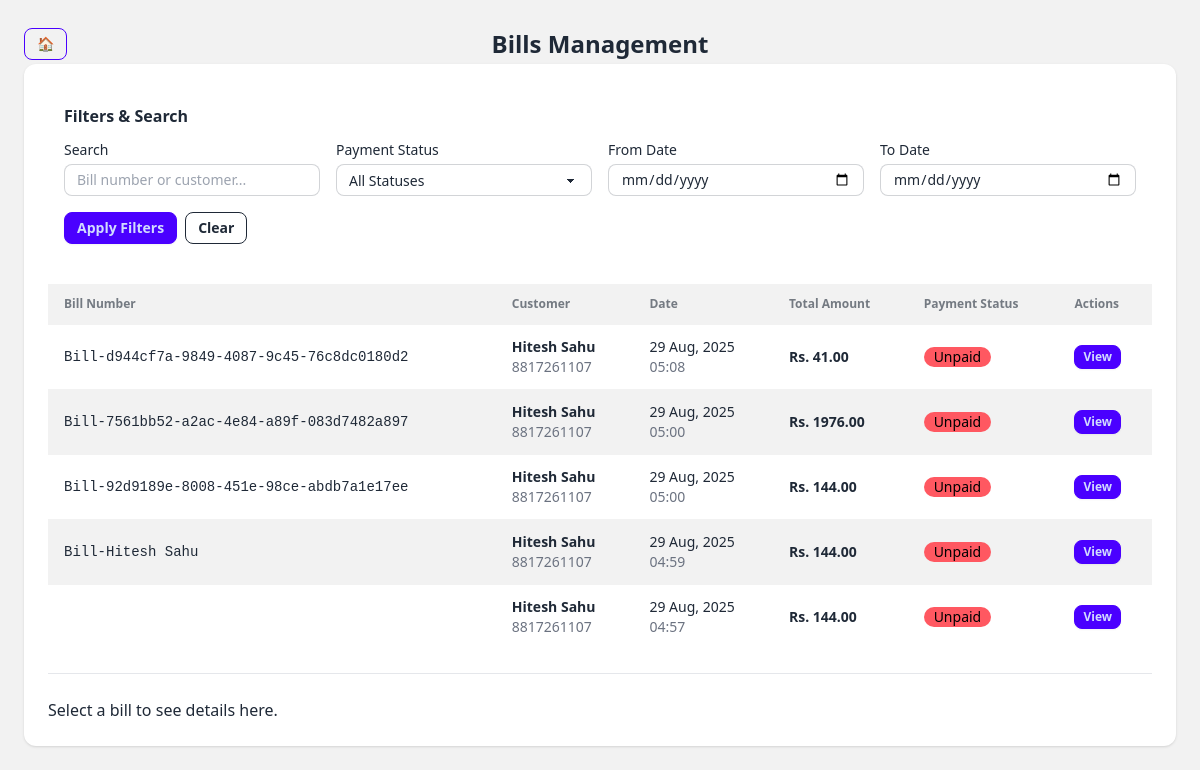
Before: /billing/bills/ with the older database file.
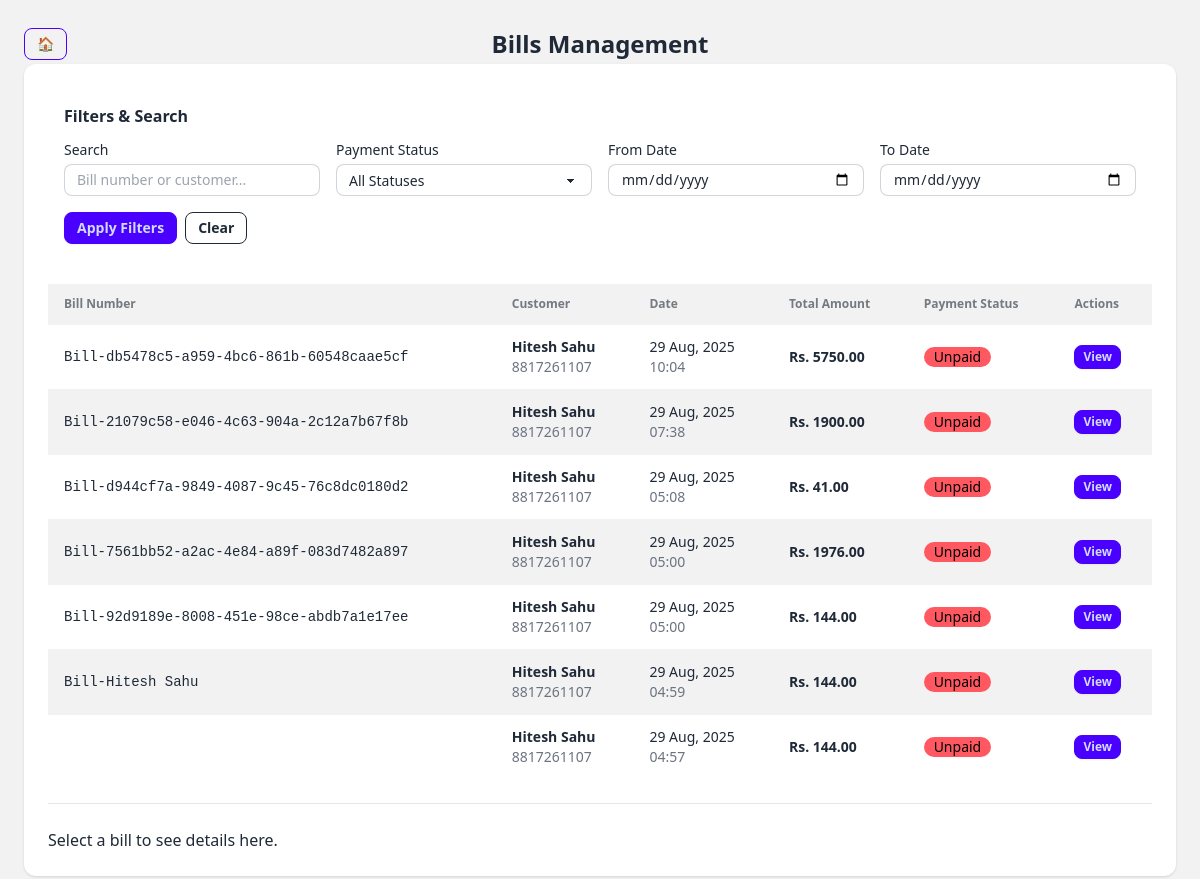
After: the same page with the newer database file.
### billing/models.py (models this page shows, shortened)
class Bill(models.Model):
    PAYMENT_STATUS = [
        ("Unpaid", "Unpaid"),
        ("Paid", "Paid"),
        ("Partial", "Partial"),
    ]
    customer = models.ForeignKey(Customer, on_delete=models.CASCADE)
    bill_number = models.CharField(max_length=20, unique=True)
    date = models.DateTimeField(auto_now_add=True)
    subtotal = models.DecimalField(max_digits=12, decimal_places=2, default=0)
    tax = models.DecimalField(max_digits=12, decimal_places=2, default=0)
    discount = models.DecimalField(max_digits=12, decimal_places=2, default=0)
    total_amount = models.DecimalField(max_digits=12, decimal_places=2)
    payment_status = models.CharField(max_length=20, choices=PAYMENT_STATUS, default="Unpaid")
    due_date = models.DateField(blank=True, null=True)
    notes = models.TextField(blank=True, null=True)

class Customer(models.Model):
    name = models.CharField(max_length=150)
    email = models.EmailField(blank=True, null=True)
    phone = models.CharField(max_length=15)
    address = models.TextField(blank=True, null=True)
    gst_number = models.CharField(max_length=20, blank=True, null=True)
    created_at = models.DateTimeField(auto_now_add=True)
    updated_at = models.DateTimeField(auto_now=True)

### billing/views.py (the view)
# urls.py: path('bills/', views.bills_list, name='bills_list'),
def bills_list(request):
    bills = Bill.objects.select_related('customer').all()
    search = request.GET.get('search')
    if search:
        bills = bills.filter(
            Q(bill_number__icontains=search) |
            Q(customer__name__icontains=search) |
            Q(customer__phone__icontains=search)
        )
    status = request.GET.get('status')
    if status:
        bills = bills.filter(payment_status=status)
    date_from = request.GET.get('date_from')
    date_to = request.GET.get('date_to')
    if date_from:
        bills = bills.filter(date__date__gte=date_from)
    if date_to:
        bills = bills.filter(date__date__lte=date_to)
    ordering = request.GET.get('ordering', '-date')  # Default sort by date descending
    if ordering:
        bills = bills.order_by(ordering)
    return render(request, "bill_list.html", {"bills": bills})

### billing/templates/bill_list.html (shortened to what the changed rows need)
{% load static %}
<!DOCTYPE html>
<html lang="en" data-theme="light">
<head>
    <link href="https://cdn.jsdelivr.net/npm/daisyui@4.12.10/dist/full.min.css" rel="stylesheet" />
    <script src="https://cdn.tailwindcss.com"></script>
</head>
<body class="p-6 bg-base-200">
    <div class="col-span-4 relative flex items-center">
        <h1 class="absolute left-1/2 -translate-x-1/2 text-2xl font-bold">
            Bills Management
        </h1>
    </div>
    <div class="max-w-7xl mx-auto bg-white shadow p-6 rounded-xl">
        <div class="overflow-x-auto">
            <table class="table table-zebra w-full">
                <thead>
                    <tr class="bg-base-200">
                        <th>
                            <a href="?bill_number"
                               class="hover:underline">
                                Bill Number
                            </a>
                        </th>
                        <th>
                            <a href="?ordering=customer__name"
                               class="hover:underline">
                                Customer
                            </a>
                        </th>
                        <th>
                            <a href="?ordering=date"
                               class="hover:underline">
                                Date
                            </a>
                        </th>
                        <th>
                            <a href="?ordering=total_amount"
                               class="hover:underline">
                                Total Amount
                            </a>
                        </th>
                        <th>Payment Status</th>
                        <th>Actions</th>
                    </tr>
                </thead>
                <tbody>
                    {% for bill in bills %}
                    <tr class="hover:bg-base-100">
                        <td class="font-mono text-sm">{{ bill.bill_number }}</td>
                        <td>
                            <div class="font-semibold">{{ bill.customer.name }}</div>
                            {% if bill.customer.phone %}
                            <div class="text-sm text-gray-500">{{ bill.customer.phone }}</div>
                            {% endif %}
                        </td>
                        <td>
                            <div>{{ bill.date|date:"d M, Y" }}</div>
                            <div class="text-sm text-gray-500">{{ bill.date|date:"H:i" }}</div>
                        </td>
                        <td class="font-semibold">Rs. {{ bill.total_amount }}</td>
                        <td>
                            {% if bill.payment_status == 'Paid' %}
                                <span class="badge badge-success">{{ bill.payment_status }}</span>
                            {% elif bill.payment_status == 'Unpaid' %}
                                <span class="badge badge-error">{{ bill.payment_status }}</span>
                            {% else %}
                                <span class="badge badge-warning">{{ bill.payment_status }}</span>
                            {% endif %}
                        </td>
                        <td>
                            <div class="flex gap-2">
                                <a href="{% url 'bill_detail_htmx' bill.pk %}"
                                   class="btn btn-xs btn-primary">View</a>
                            </div>
                        </td>
                    </tr>
                    {% endfor %}
                </tbody>
            </table>
        </div>
    </div>
</body>
</html>

Changed rows visible on the page:
added Bill: bill_number "Bill-db5478c5-a959-4bc6-861b-60548caae5cf", customer.name "Hitesh Sahu", customer.phone "8817261107", date "29 Aug, 2025", date "10:04", total_amount "5750.00", payment_status "Unpaid"
added Bill: bill_number "Bill-21079c58-e046-4c63-904a-2c12a7b67f8b", customer.name "Hitesh Sahu", customer.phone "8817261107", date "29 Aug, 2025", date "07:38", total_amount "1900.00", payment_status "Unpaid"
